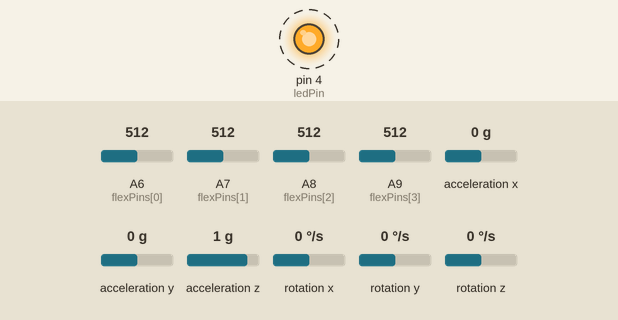
This sketch was run on a simulated Arduino Mega 2560, built with avr-gcc and run on an emulated ATmega2560. Shown: output pins drawn as LEDs (lit = HIGH). Dashed ring = blinking. The inputs (shaded band) are chosen by the test bench; at power-on: acceleration x 0 g, acceleration y 0 g, A6 (flexPins[0]) = 512, A7 (flexPins[1]) = 512, A8 (flexPins[2]) = 512, A9 (flexPins[3]) = 512, acceleration z 1 g, rotation x 0 °/s, rotation y 0 °/s, rotation z 0 °/s. What the sketch prints to the serial monitor is not drawn.

Above: at 1.06 s.
1.3 s: acceleration x set to -1.4 g
4.3 s: acceleration y set to -1.4 g
Timing chart, 0 to 13.3 s (numbered marks = the images above; inputs shaded):
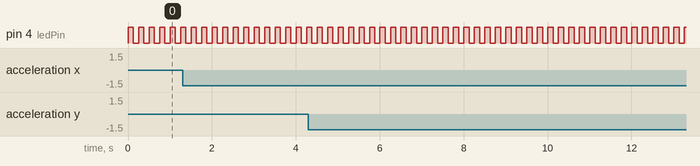

The sketch:

PGSensorHub.ino
```cpp
/*
 * Power Glove UHID - Sensor Hub
 *
 * The basic Arduino example.  Turns on an LED on for one second,
 * then off for one second, and so on...  We use pin 13 because,
 * depending on your Arduino board, it has either a built-in LED
 * or a built-in resistor so that you need only an LED.
 *
 * https://github.com/nullhan/PGSensorHub
 */

#include <Keypad.h>
#include <Wire.h>
#include <LSM303.h>
#include <EEPROM.h>
#include "definitions.h"

#define DEBUG 0

// Keypad
const byte KEYPAD_ROWS = 4;
const byte KEYPAD_COLS = 6;
char PGKeys[KEYPAD_ROWS][KEYPAD_COLS] = {
  {'0','1','2','3','4',BUTTON_PROGRAM},
  {'5','6','7','8','9',BUTTON_ENTER},
  {'U','L','D','R',BUTTON_CENTER,'-'},
  {'-','-',BUTTON_SELECT,BUTTON_START,'B','A'}
};
byte rowPins[KEYPAD_ROWS] = {2, 3, 17, 16};
byte colPins[KEYPAD_COLS] = {5, 6, 7, 8, 11, 12};
Keypad pgKeypad = Keypad( makeKeymap(PGKeys), rowPins, colPins, KEYPAD_ROWS, KEYPAD_COLS);
char lastPressed = '-';

// Flex sensors
int flexPins[4] = {A6,A7,A8,A9};          // Ring, Middle, Index, Thumb
const int numReadings = 20;
int flexValueReadings[4][numReadings];    // Array of last numReadings flex sensor readings
int readIndex[4] = {0,0,0,0};             // 0 -> numReadings
int flexTotal[4] = {0,0,0,0};             // the running total
int flexValue[4] = {0,0,0,0};             // the average
int flexClosed[4] = {0,0,0,0};            // default closed fist values
int flexRelaxed[4] = {0,0,0,0};           // default relaxed values

const int posTolerance = 10;              // 1 / posTolerance
int flexPosTols[4] = {0,0,0,0};           // tolerance of position (defined by posTolerance)
int flexPosture = 0;                      // 0xXXXXXXXXUUUUTIMR - LSN is important
boolean reversed[4] = {false, false, false, true};
boolean closedValuesSet, relaxedValuesSet;

// IMU
LSM303 compass;

// LED
int ledPin = 4;
int ledState = HIGH;
unsigned long blinkSpeed;
unsigned long ledTimer;

String exportString;
unsigned long lastTime;

int gloveState;

void setup() {
  pinMode(ledPin, OUTPUT);
  digitalWrite(ledPin, ledState);
  ledTimer = millis();

  Serial1.begin(115200);  // ESP serial
  Serial.begin(115200);  // USB serial

  Wire.begin();
  compass.init();
  compass.enableDefault();

  for (int i = 0; i < 4; i++) {
    for (int j = 0; j < numReadings; j++) {
      flexValueReadings[i][j] = 0;
    }
  }

  lastTime = millis();

  gloveState = MODE_SETUP;
  blinkSpeed = BLINK_FAST;
}

void loop() {
  exportString = "";

  readFlexData();
  calcFlexPosture();

  char pressed = pgKeypad.getKey();
  if (pressed) {
    lastPressed = pressed;
    if (pressed == BUTTON_PROGRAM && gloveState == MODE_NORMAL) {
      gloveState = MODE_SETUP;
      blinkSpeed = BLINK_FAST;
      closedValuesSet = false;
      relaxedValuesSet = false;
    } else if (pressed == 'B' && gloveState == MODE_SETUP) {
      for (int i = 0; i < 4; i++) {
        flexRelaxed[i] = flexValue[i];
      }
      relaxedValuesSet = true;
    } else if (pressed == 'A' && gloveState == MODE_SETUP) {
      for (int i = 0; i < 4; i++) {
        flexClosed[i] = flexValue[i];
      }
      closedValuesSet = true;
    }

    if (closedValuesSet && relaxedValuesSet) {
      for (int i = 0; i < 4; i++) {
        flexPosTols[i] = (flexRelaxed[i] - flexClosed[i]) / posTolerance;
      }

      gloveState = MODE_NORMAL;
      blinkSpeed = BLINK_NORMAL;
    }
  }

  unsigned long nowTime = millis();
  if (nowTime - lastTime >= 50) {
    lastTime = nowTime;

    // Keypad
    if (lastPressed != BUTTON_NONE) {
      exportString += lastPressed;
      lastPressed = BUTTON_NONE;
    } else {
      exportString += BUTTON_NONE;
    }
    exportString += ',';

    // Flex
    switch (flexPosture) {
      case 11:  // Point
        exportString += POSTURE_POINT;
        break;
      case 15:  // Fist
        exportString += POSTURE_FIST;
        break;
      default:  // Other
        exportString += POSTURE_RELAXED;
        break;
    }
    exportString += ',';

    // IMU
    char report[19];
    compass.read();
    snprintf(report, sizeof(report), "%3d,%3d", compass.a.x/40, compass.a.y/40);
    exportString += report;

    Serial.println(exportString);

    if (gloveState == MODE_NORMAL) {
      Serial1.println(exportString);
    }
  }

  if (millis() - ledTimer >= blinkSpeed) {
    ledState = !ledState;
    digitalWrite(ledPin, ledState);
    ledTimer = millis();
  }
}

//void badValueBlink() {
//  for (int i = 0; i < 4; i++) {
//    digitalWrite(ledPin, HIGH);
//    delay(250);
//    digitalWrite(ledPin, LOW);
//    delay(250);
//  }
//}

void readFlexData() {
  // Get sensor data and average it over last numReadings
  for (int i = 0; i < 4; i++) {
    flexTotal[i] -= flexValueReadings[i][readIndex[i]];
    flexValueReadings[i][readIndex[i]] = analogRead(flexPins[i]);
    flexTotal[i] += flexValueReadings[i][readIndex[i]];

    readIndex[i]++;
    if (readIndex[i] >= numReadings) {
      readIndex[i] = 0;
    }

    flexValue[i] = flexTotal[i] / numReadings;
  }
}

void calcFlexPosture() {
  flexPosture = 0;
  for (int i = 0; i < 4; i++) {
    if (flexValue[i] < flexClosed[i] + flexPosTols[i]) {  // flexValue[i] >= flexClosed[i] &&
      flexPosture |= 1 << i;
    } else if (flexValue[i] > flexRelaxed[i] - flexPosTols[i]) {  //flexValue[i] <= flexRelaxed[i] &&
      flexPosture &= ~(1 << i);
    } else {
      flexPosture |= 1 << i+8;
    }
  }
}

//int getKeypadNum() {
//  boolean progEntered = false;
//  int keys[3] = {0,0,0};
//
//  int counter = 0;
//
//  while (!progEntered) {
//    char pressed = pgKeypad.getKey();
//
//    if (pressed) {
//      if (pressed >= '0' && pressed <= '9') {
//        keys[counter] = pressed - '0';
//        counter++;
//      } else if (pressed == BUTTON_ENTER || counter == 3) {
//        progEntered = true;
//      }
//    }
//  }
//
//  int multiplier = 100;
//  int progValue = 0;
//  for (int i = 0; i < 3; i++) {
//    progValue += keys[i] * multiplier;
//    multiplier /= 10;
//  }
//
//  if (progValue >= 0 && progValue <= 127) {
//    return progValue;
//  } else {
//    return -1;
//  }
//}
```

definitions.h
```cpp
#define BUTTON_SELECT   'S'
#define BUTTON_START    'P'
#define BUTTON_PROGRAM  'M'
#define BUTTON_ENTER    'X'
#define BUTTON_CENTER   'C'
#define BUTTON_NONE     '-'

#define POSTURE_RELAXED 'R'
#define POSTURE_POINT   'P'
#define POSTURE_FIST    'F'
#define POSTURE_THUMB   'T'
#define POSTURE_BIRD    'B'
#define POSTURE_PEACE   'Y'
#define POSTURE_GUN     'G'

#define MODE_SETUP      0
#define MODE_NORMAL     1

#define BLINK_FAST      125
#define BLINK_NORMAL    500
#define BLINK_SLOW      1000
```

Measured:
- by itself, pin 4 (ledPin): alternates HIGH for 0.12 s and LOW for 0.13 s
